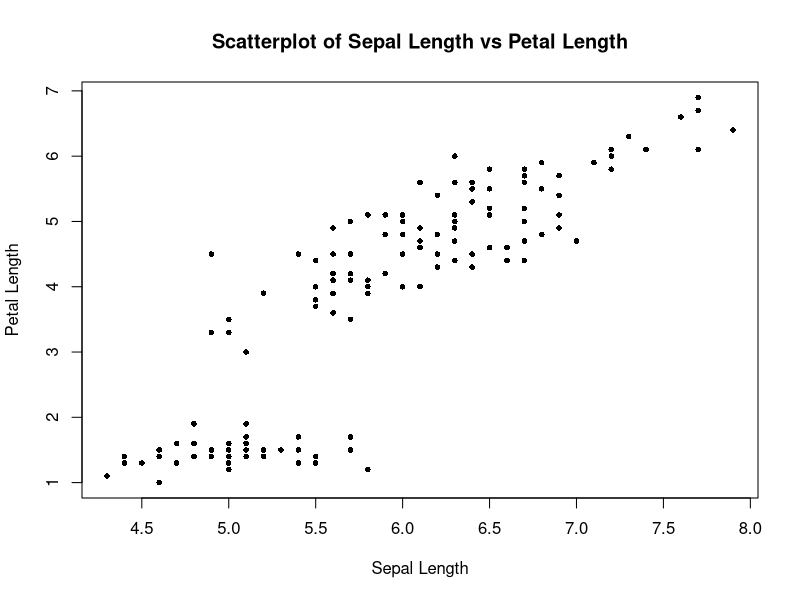

Source code (R):
#Create a scatterplot of the Sepal.Length and Petal.Length variables in the iris dataset using the plot function? Add appropriate labels and title to the plot.
#Save the plot as a high-resolution image file.
library(datasets)
iris
head(iris)
plot(iris$Sepal.Length, iris$Petal.Length, 
     xlab = "Sepal Length", ylab = "Petal Length",
     main = "Scatterplot of Sepal Length vs Petal Length",pch=16,cex=0.75)
